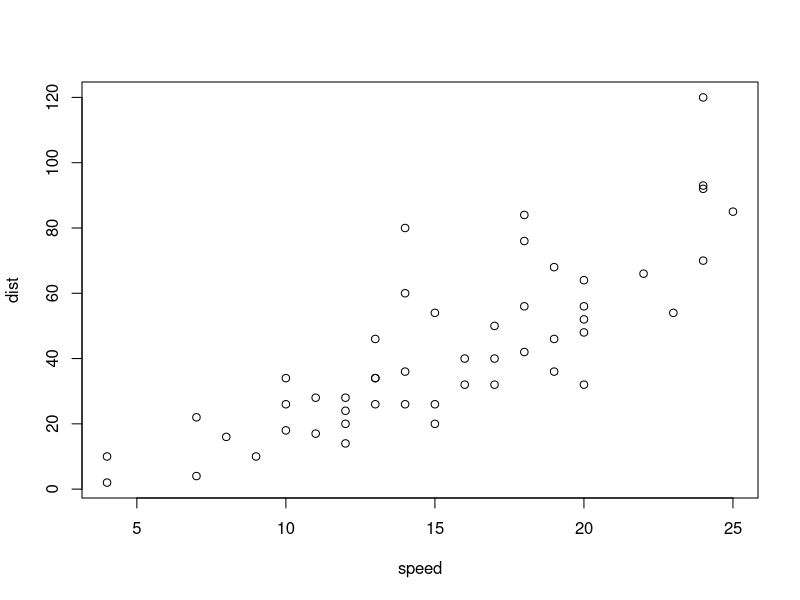
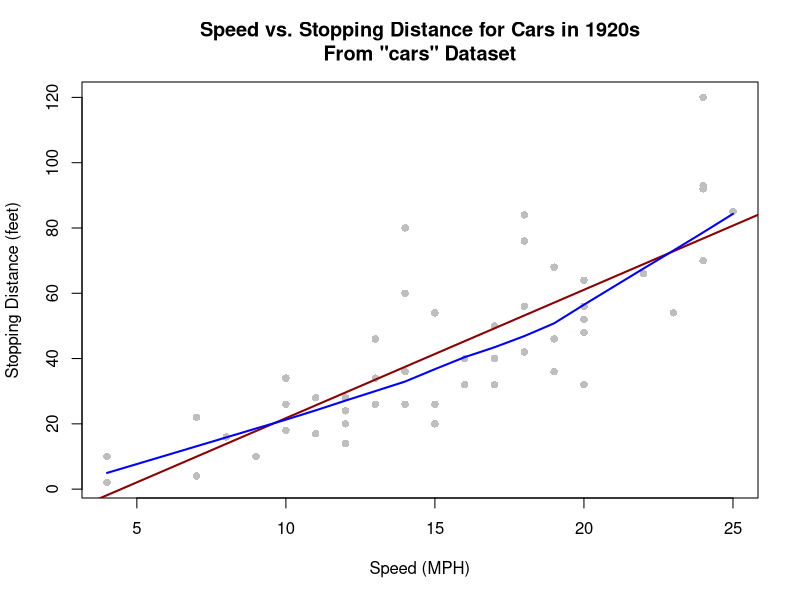
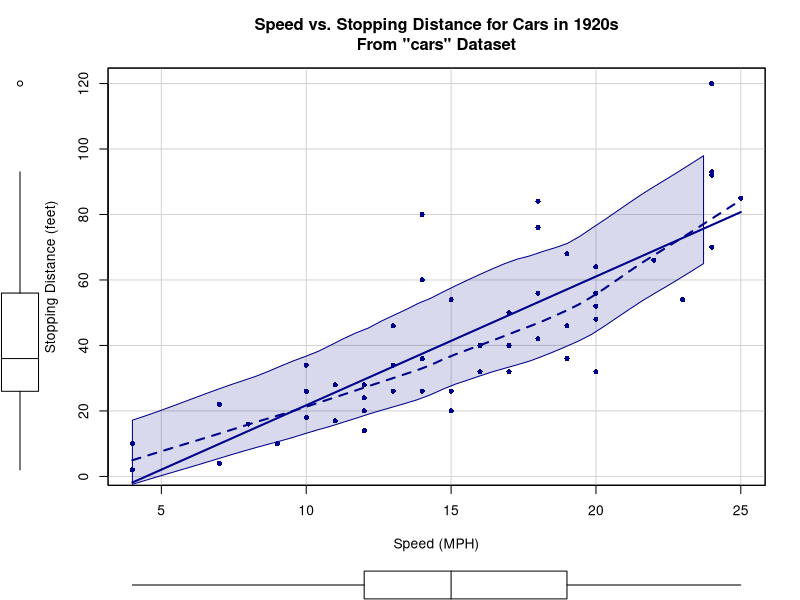

Reproduce these figures in R, in order.
# R Statistics Essential Training
# Ex06_03
# Creating scatterplots

# Load data
?cars
data(cars)
cars

# Basic scatterplot
plot(cars)

# Modified scatterplot
plot(cars,
     pch = 16,
     col = "gray",
     main = "Speed vs. Stopping Distance for Cars in 1920s\nFrom \"cars\" Dataset",
     xlab = "Speed (MPH)",
     ylab = "Stopping Distance (feet)")
# Linear regression line
abline(lm(cars$dist ~ cars$speed), 
       col = "darkred", 
       lwd = 2)  
# Add locally weighted scatter plot smoothing line (lowess)
# "locally weighted scatterplot smoothing"
lines(lowess (cars$speed, cars$dist), 
      col = "blue", 
      lwd = 2)  # line wide 

# "car" package ("Companion to Applied Regression")
# Has many variations on scatterplots
install.packages("car")
help(package = "car")
require(car)

# "scatterplot" has marginal boxplots, smoothers, and quantile regression intervals
scatterplot(cars$dist ~ cars$speed,
            pch = 16,
            col = "darkblue",
            main = "Speed vs. Stopping Distance for Cars in 1920s\nFrom \"cars\" Dataset",
            xlab = "Speed (MPH)",
            ylab = "Stopping Distance (feet)")

# Clean up
detach("package:car", unload=TRUE)
rm(list = ls())
